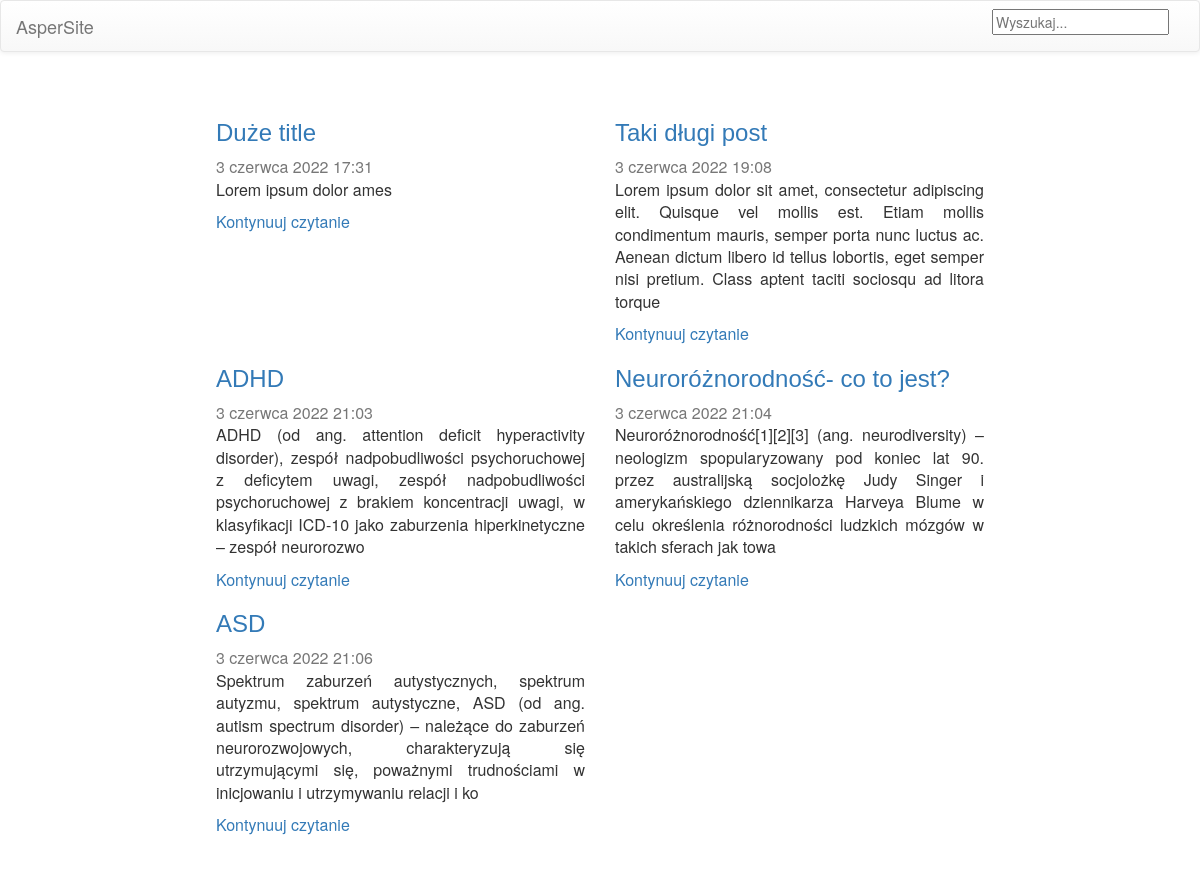
The page / on the database its author committed.
### blog/models.py (models this page shows, shortened)
class Post(models.Model):
    author = models.ForeignKey(settings.AUTH_USER_MODEL, on_delete=models.CASCADE)
    title = models.CharField(max_length=200)
    text = models.TextField()
    image = models.ImageField(upload_to='blog/static/featured_image/%Y/%m/%d/', blank=True, null=True)
    created_date = models.DateTimeField(
        default=timezone.now)
    published_date = models.DateTimeField(
        blank=True, null=True)

### blog/views.py (the view)
# urls.py: path('', views.post_list, name='post_list'),
def post_list(request):
    posts = Post.objects.filter(published_date__lte=timezone.now()).order_by('published_date')
    return render(request, 'blog/post_list.html', {'posts': posts})

### blog/templates/blog/post_list.html
{% extends 'blog/base.html' %}
{% block content %}
    {% for post in posts %}
        <div class="col-md-6">
            <div class="card flex-md-row mb-4 box-shadow h-md-250">
                <div class="card-body d-flex flex-column align-items-start">
                    <h3 class="mb-0">
                        <a class="text-dark" href="{% url 'post_detail' pk=post.pk %}">{{ post.title }}</a>
                    </h3>
                    <div class="mb-1 text-muted">{{ post.published_date }}</div>
                    <p class="card-text mb-auto">{{ post.text|slice:":255" }}</p>
                    <a href="{% url 'post_detail' pk=post.pk %}">Kontynuuj czytanie</a>
                </div>
            </div>
        </div>
    {% endfor %}
{% endblock %}

### blog/static/css/blog.css (style rules this page uses)
h1, h2, h3, h4 { font-family: 'Helvetica', cursive; }

### rows shown on the page
Post: title "Duże title", published_date "3 czerwca 2022 17:31", text "Lorem ipsum dolor ames"
Post: title "Taki długi post", published_date "3 czerwca 2022 19:08", text "Lorem ipsum dolor sit amet, consectetur adipiscing elit. Quisque vel mollis est. Etiam mollis condimentum mauris, semper porta nunc luctus ac. Aenean dictum libero id tellus lobortis, eget semper nisi pretium. Class aptent taciti sociosqu ad litora torque"
Post: title "ADHD", published_date "3 czerwca 2022 21:03", text "ADHD (od ang. attention deficit hyperactivity disorder), zespół nadpobudliwości psychoruchowej z deficytem uwagi, zespół nadpobudliwości psychoruchowej z brakiem koncentracji uwagi, w klasyfikacji ICD-10 jako zaburzenia hiperkinetyczne – zespół neurorozwo"
Post: title "Neuroróżnorodność- co to jest?", published_date "3 czerwca 2022 21:04", text "Neuroróżnorodność[1][2][3] (ang. neurodiversity) – neologizm spopularyzowany pod koniec lat 90. przez australijską socjolożkę Judy Singer i amerykańskiego dziennikarza Harveya Blume w celu określenia różnorodności ludzkich mózgów w takich sferach jak towa"
Post: title "ASD", published_date "3 czerwca 2022 21:06", text "Spektrum zaburzeń autystycznych, spektrum autyzmu, spektrum autystyczne, ASD (od ang. autism spectrum disorder) – należące do zaburzeń neurorozwojowych, charakteryzują się utrzymującymi się, poważnymi trudnościami w inicjowaniu i utrzymywaniu relacji i ko"
